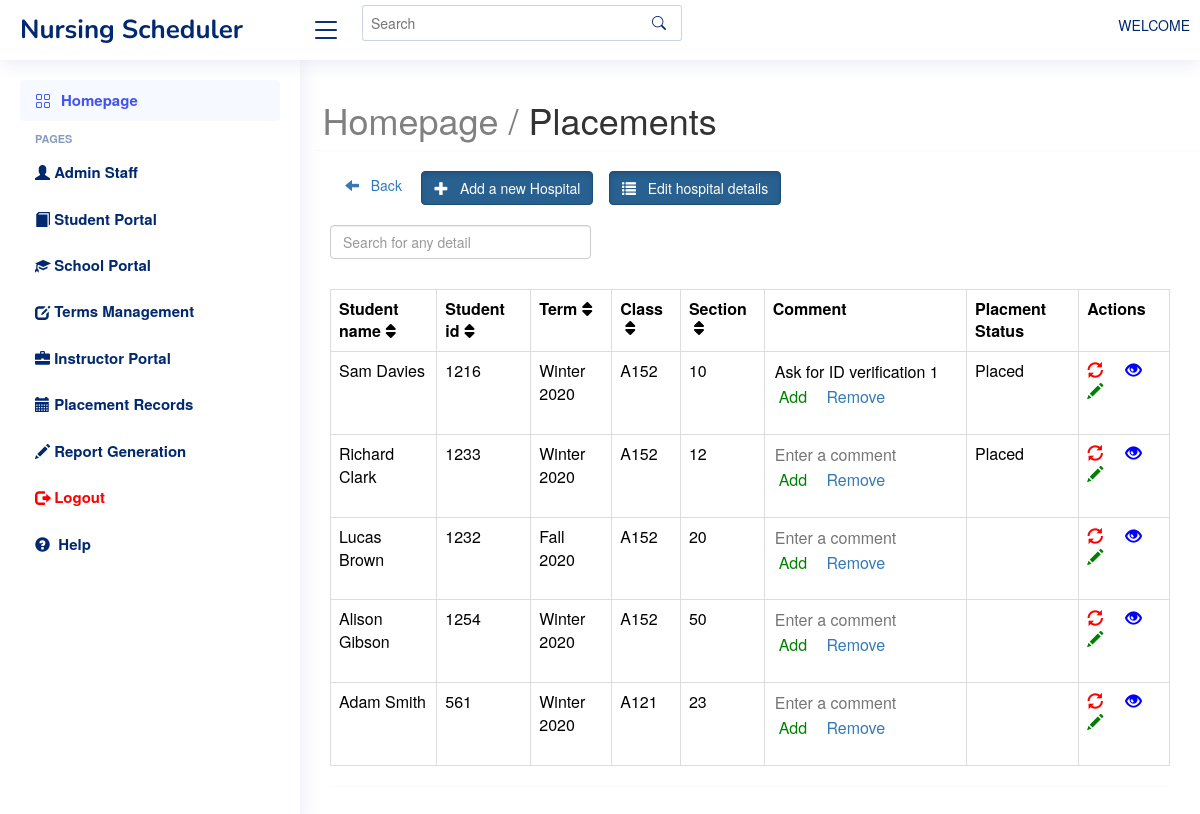
Screenshot of /public/placements/placements.php with the database file from the repository.
### tables this page shows
CREATE TABLE `students` (
  `student_number` bigint(20) UNSIGNED NOT NULL,
  `first_name` varchar(30) NOT NULL,
  `last_name` varchar(30) NOT NULL,
  `middle_name` varchar(30) DEFAULT NULL,
  `uwin_email` varchar(30) NOT NULL,
  `school_id` varchar(191) NOT NULL,
  `home_address` varchar(50) NOT NULL,
  `home_city` varchar(50) NOT NULL,
  `prov_id` bigint(20) UNSIGNED NOT NULL,
  `home_postal_code` varchar(6) NOT NULL,
  `phone1` varchar(15) NOT NULL,
  `phone2` varchar(15) DEFAULT NULL,
  `start_term` varchar(191) NOT NULL,
  `year` int(20) NOT NULL,
  `status` int(11) NOT NULL,
  `comments` varchar(255) NOT NULL,
  `created_at` timestamp NULL DEFAULT NULL,
  `updated_at` timestamp NULL DEFAULT NULL,
  `h_name` varchar(255) NOT NULL,
  `h_department` varchar(255) NOT NULL,
  `h_unit` varchar(255) NOT NULL
);

CREATE TABLE `students_course_section` (
  `student_number` varchar(255) NOT NULL,
  `class` varchar(255) NOT NULL,
  `section` varchar(255) NOT NULL,
  `term` varchar(255) NOT NULL
);

CREATE TABLE `placement_comments` (
  `student_number` int(20) NOT NULL,
  `comments` varchar(255) NOT NULL
);

CREATE TABLE `placements` (
  `placement_id` bigint(20) UNSIGNED NOT NULL,
  `student_number` int(20) NOT NULL,
  `name` varchar(191) NOT NULL,
  `h_name` varchar(255) NOT NULL,
  `h_department` varchar(255) NOT NULL,
  `h_unit` varchar(255) NOT NULL,
  `days` varchar(255) NOT NULL,
  `start_time` varchar(255) NOT NULL,
  `end_time` varchar(255) NOT NULL,
  `instructor` varchar(255) NOT NULL,
  `address` varchar(191) NOT NULL,
  `city` varchar(191) NOT NULL,
  `prov_id` bigint(20) UNSIGNED NOT NULL,
  `postal_code` varchar(191) NOT NULL,
  `phone` varchar(191) NOT NULL,
  `ext` varchar(191) DEFAULT NULL,
  `contact_person` varchar(191) NOT NULL,
  `contact_person_title` varchar(191) NOT NULL,
  `status` int(20) NOT NULL,
  `created_at` timestamp NULL DEFAULT NULL,
  `updated_at` timestamp NULL DEFAULT NULL,
  `comments` varchar(255) NOT NULL
);

### public/placements/placements.php (the view, shortened to what this page needs)
<?php
include "../../private/header.php";
include "../../private/db.php";
$sql = "SELECT * FROM placements ORDER BY placement_id";
$result = mysqli_query($conn, $sql);
?>
<!DOCTYPE html>
<html lang="en">
<head>
    <link rel="stylesheet" href=
"https://maxcdn.bootstrapcdn.com/bootstrap/3.3.7/css/bootstrap.min.css">
</head>
<body>
 <main id="main" class="main">
	<div class="row">
		<h1><span style="color:grey">Homepage /</span> Placements</h1>
		<hr>
	</div>
	<div class="col-lg-12" style="text-align:left; margin-bottom:20px;" >
	<a href="../homepage.php" class=""><span class="glyphicon glyphicon-arrow-left"></span> &nbsp Back</a> &nbsp &nbsp <a href="add_new_hospital.php" class="btn btn-primary btn-md active"><span class="glyphicon glyphicon-plus"></span> &nbsp Add a new Hospital</a>&nbsp &nbsp <a href="hospital_edit.php" class="btn btn-primary btn-md active"><span class="glyphicon glyphicon-list"></span> &nbsp Edit hospital details</a>
		</div>
		<div class="row">
	<input type="text" style="width:30%; margin-left:15px;" id="myInput" class="form-control col-md-6 " onkeyup="myFunction()" placeholder="Search for any detail">
	</div>
		<div class="col-md-6" style="margin-top:20px">
		</div>
		<div style="margin-top:30px;">
			<table class="table table-bordered searchable sortable" id="table1">
				<tr class="item">
					<th>Student name<i class='fa fa-fw fa-sort'></th>
					<th>Student id<i class='fa fa-fw fa-sort'></th>
					<th>Term<i class='fa fa-fw fa-sort'></th>
					<th>Class<i class='fa fa-fw fa-sort'></th>
					<th>Section<i class='fa fa-fw fa-sort'></th>
					<th>Comment</th>
					<th>Placment Status</th>
					<th>Actions</th>
				</tr>
				<tr>
					<?php
					$student = "SELECT * FROM students";
					$student_query = mysqli_query($conn, $student);
					$student_result = mysqli_fetch_all($student_query, MYSQLI_ASSOC);
					?>
				<?php foreach($student_result as $sr)
					{
					?>
					<td><?php echo $sr['first_name'];?> <?php echo $sr['middle_name']; ?> <?php echo $sr['last_name']; ?></td>
					<td><?php echo $sr['student_number']; ?></td>
					<?php
						$num = $sr['student_number'];
						$q = "SELECT * FROM students_course_section WHERE student_number='$num'";
						$qq = mysqli_query($conn, $q);
						$qrun = mysqli_fetch_all($qq, MYSQLI_ASSOC);
						foreach($qrun as $qe){
					?>
					<td><?php echo $sr ['start_term']; ?></td>
					<td><?php echo $qe['class']; ?></td>
					<td><?php echo $qe['section']; ?></td>
						<?php } ?>
					<td>
					<form action="placement_comment_add.php?id=<?php echo $sr['student_number']; ?>" method="post" encrypt="multipart/form-data">
						<input type="text" placeholder="Enter a comment" name ="comments"
						<?php
							$stnum = $sr['student_number'];
							$c = "SELECT * FROM placement_comments WHERE student_number='$stnum'";
							$ec = mysqli_query($conn, $c);
							$rc = mysqli_fetch_all($ec, MYSQLI_ASSOC);
							foreach($rc as $rr)
							{
							 ?>
						value="<?php echo $rr['comments']; ?>"
							<?php } ?>
						style="width:100%; border-style:hidden;" > <input style="color:green; background-color:white; border-style:hidden;" type="submit" value="Add"> &nbsp <a href="placement_comment_remove.php?id=<?php echo $sr['student_number']; ?>">Remove</a>
					</form>
					</td>
					<td>
					<?php
						$stat = "SELECT * FROM placements WHERE student_number='$num'";
						$state = mysqli_query($conn, $stat);
						$statr = mysqli_fetch_all($state, MYSQLI_ASSOC);
						?>
						<?php
						foreach($statr as $s)
						{
						?>
						<?php
							if($s['status']==1)
							{
								echo "Placed";
							}
							else
							{
								echo "Not Placed";
							}
						}
					?>
					</td>
					<td><a href="placement_status_change.php?id=<?php echo $num;?>"<span class="glyphicon glyphicon-refresh" style="color:red;"></span></a> &nbsp &nbsp <a href="placement_record_view.php?st_num=<?php echo $num; ?>"><span class="glyphicon glyphicon-eye-open" style="color:blue"></span></a>
					&nbsp &nbsp <a href="assign_placement.php?id=<?php echo $num?>"> <span class="glyphicon glyphicon-pencil" style="color:green"></span></a></td>
				</tr>
				<?php
					}
					?>
			</table>
		</div>
		<hr>
 </main>
</body>
</html>

### private/header.php (shortened to what this page needs)
<!DOCTYPE html>
<html lang="en">
<head>
  <link href="assets/vendor/bootstrap/css/bootstrap.min.css" rel="stylesheet">
  <link href="assets/vendor/bootstrap-icons/bootstrap-icons.css" rel="stylesheet">
  <link href="assets/vendor/remixicon/remixicon.css" rel="stylesheet">
  <link href="assets/vendor/boxicons/css/boxicons.min.css" rel="stylesheet">
  <link href="assets/vendor/quill/quill.snow.css" rel="stylesheet">
  <link href="assets/vendor/quill/quill.bubble.css" rel="stylesheet">
  <link href="assets/vendor/simple-datatables/style.css" rel="stylesheet">
  <link href="assets/css/style.css" rel="stylesheet">
</head>
<body>
  <header id="header" class="header fixed-top d-flex align-items-center">
    <div class="d-flex align-items-center justify-content-between">
      <a href="index.php" class="logo d-flex align-items-center">
        <span class="d-none d-lg-block">Nursing Scheduler</span>
      </a>
      <i class="bi bi-list toggle-sidebar-btn"></i>
    </div>
    <div class="search-bar">
      <form class="search-form d-flex align-items-center" method="POST" action="#">
        <input type="text" name="query" placeholder="Search" title="Enter search keyword">
        <button type="submit" title="Search"><i class="bi bi-search"></i></button>
      </form>
    </div>
    <nav class="header-nav ms-auto">
      <ul class="d-flex align-items-center">
        <li class="nav-item dropdown pe-3">
          <a class="nav-link nav-profile d-flex align-items-center pe-0" href="#" >
			<p>WELCOME</p>
          </a>
        </li>
      </ul>
    </nav>
  </header>
  <aside id="sidebar" class="sidebar">
    <ul class="sidebar-nav" id="sidebar-nav">
      <li class="nav-item">
        <a class="nav-link " href="../public/homepage.php">
          <i class="bi bi-grid"></i>
          <span>Homepage</span>
        </a>
      </li>
      <li class="nav-heading">Pages</li>
      <li class="nav-item">
        <a class="nav-link collapsed" href="../public/admin/admin_list.php">
          <span class="glyphicon glyphicon-user"></span>&nbsp <span>Admin Staff</span>
        </a>
      </li>
      <li class="nav-item">
        <a class="nav-link collapsed" href="../public/students/student.php">
          <span class="glyphicon glyphicon-book"></span> &nbsp <span>Student Portal</span>
        </a>
      </li>
	   <li class="nav-item">
        <a class="nav-link collapsed" href="../public/school/school.php">
          <span class="glyphicon glyphicon-education" ></span> &nbsp <span>School Portal</span>
        </a>
      </li>
	   <li class="nav-item">
        <a class="nav-link collapsed" href="../public/terms/term.php">
          <span class="	glyphicon glyphicon-edit"></span> &nbsp <span>Terms Management</span>
        </a>
      </li>
	   <li class="nav-item">
        <a class="nav-link collapsed" href="../public/instructor/instructor.php">
          <span class="glyphicon glyphicon-briefcase"></span> &nbsp <span>Instructor Portal</span>
        </a>
      </li>
	   <li class="nav-item">
        <a class="nav-link collapsed" href="../public/placements/placements.php">
          <span class="glyphicon glyphicon-calendar"></span> &nbsp <span>Placement Records</span>
        </a>
      </li>
	   <li class="nav-item">
        <a class="nav-link collapsed" href="student.php">
            <span class="glyphicon glyphicon-pencil"></span>&nbsp <span>Report Generation</span>
        </a>
      </li>
	   <li class="nav-item">
        <a class="nav-link collapsed" href="../index.php">
        <span style="color:red" class="glyphicon glyphicon-log-out"></span> &nbsp <span style="color:red">Logout</span>
        </a>
      </li>
	  <li class="nav-item">
        <a class="nav-link collapsed" href="pages-faq.php">
        <span class="glyphicon glyphicon-question-sign"></span> &nbsp Help
        </a>
      </li>
    </ul>
  </aside>
   <link rel="stylesheet" href="https://maxcdn.bootstrapcdn.com/bootstrap/3.4.0/css/bootstrap.min.css">
</body>
</html>

### public/placements/assets/css/style.css (style rules this page uses)
:root { scroll-behavior: smooth; }
body { font-family: "Open Sans", sans-serif; background: #f6f9ff; color: #444444; }
a { color: #4154f1; text-decoration: none; }
h1, h2, h3, h4, h5, h6 { font-family: "Nunito", sans-serif; }
#main { margin-top: 60px; padding: 20px 30px; transition: all 0.3s; }
.logo { line-height: 1; }
@media (min-width: 1200px) { .logo { width: 280px; } }
.logo span { font-size: 26px; font-weight: 700; color: #012970; font-family: "Nunito", sans-serif; }
.header { transition: all 0.5s; z-index: 997; height: 60px; box-shadow: 0px 2px 20px rgba(1, 41, 112, 0.1); background-color: #fff; padding-left: 20px; }
.header .toggle-sidebar-btn { font-size: 32px; padding-left: 10px; cursor: pointer; color: #012970; }
.header .search-bar { min-width: 360px; padding: 0 20px; }
.header .search-form { width: 100%; }
.header .search-form input { border: 0; font-size: 14px; color: #012970; border: 1px solid rgba(1, 41, 112, 0.2); padding: 7px 38px 7px 8px; border-radius: 3px; transition: 0.3s; width: 100%; }
.header .search-form button { border: 0; padding: 0; margin-left: -30px; background: none; }
.header .search-form button i { color: #012970; }
.header-nav ul { list-style: none; }
.header-nav > ul { margin: 0; padding: 0; }
.header-nav .nav-profile { color: #012970; }
.sidebar { position: fixed; top: 60px; left: 0; bottom: 0; width: 300px; z-index: 996; transition: all 0.3s; padding: 20px; overflow-y: auto; scrollbar-width: thin; scrollbar-color: #aab7cf transparent; box-shadow: 0px 0px 20px rgba(1, 41, 112, 0.1); background-color: #fff; }
@media (min-width: 1200px) { #main, #footer { margin-left: 300px; } }
.sidebar-nav { padding: 0; margin: 0; list-style: none; }
.sidebar-nav li { padding: 0; margin: 0; list-style: none; }
.sidebar-nav .nav-item { margin-bottom: 5px; }
.sidebar-nav .nav-heading { font-size: 11px; text-transform: uppercase; color: #899bbd; font-weight: 600; margin: 10px 0 5px 15px; }
.sidebar-nav .nav-link { display: flex; align-items: center; font-size: 15px; font-weight: 600; color: #4154f1; transition: 0.3; background: #f6f9ff; padding: 10px 15px; border-radius: 4px; }
.sidebar-nav .nav-link i { font-size: 16px; margin-right: 10px; color: #4154f1; }
.sidebar-nav .nav-link.collapsed { color: #012970; background: #fff; }

### rows the page displays
students: first_name "Sam", last_name "Davies", student_number "1216", start_term "Winter 2020"
students_course_section: class "A152", section "10"
placement_comments: comments "Ask for ID verification 1"
placements: status "Placed"
students: first_name "Richard", last_name "Clark", student_number "1233", start_term "Winter 2020"
students_course_section: class "A152", section "12"
placements: status "Placed"
students: first_name "Lucas", last_name "Brown", student_number "1232", start_term "Fall 2020"
students_course_section: class "A152", section "20"
students: first_name "Alison", last_name "Gibson", student_number "1254", start_term "Winter 2020"
students_course_section: class "A152", section "50"
students: first_name "Adam", last_name "Smith", student_number "561", start_term "Winter 2020"
students_course_section: class "A121", section "23"
